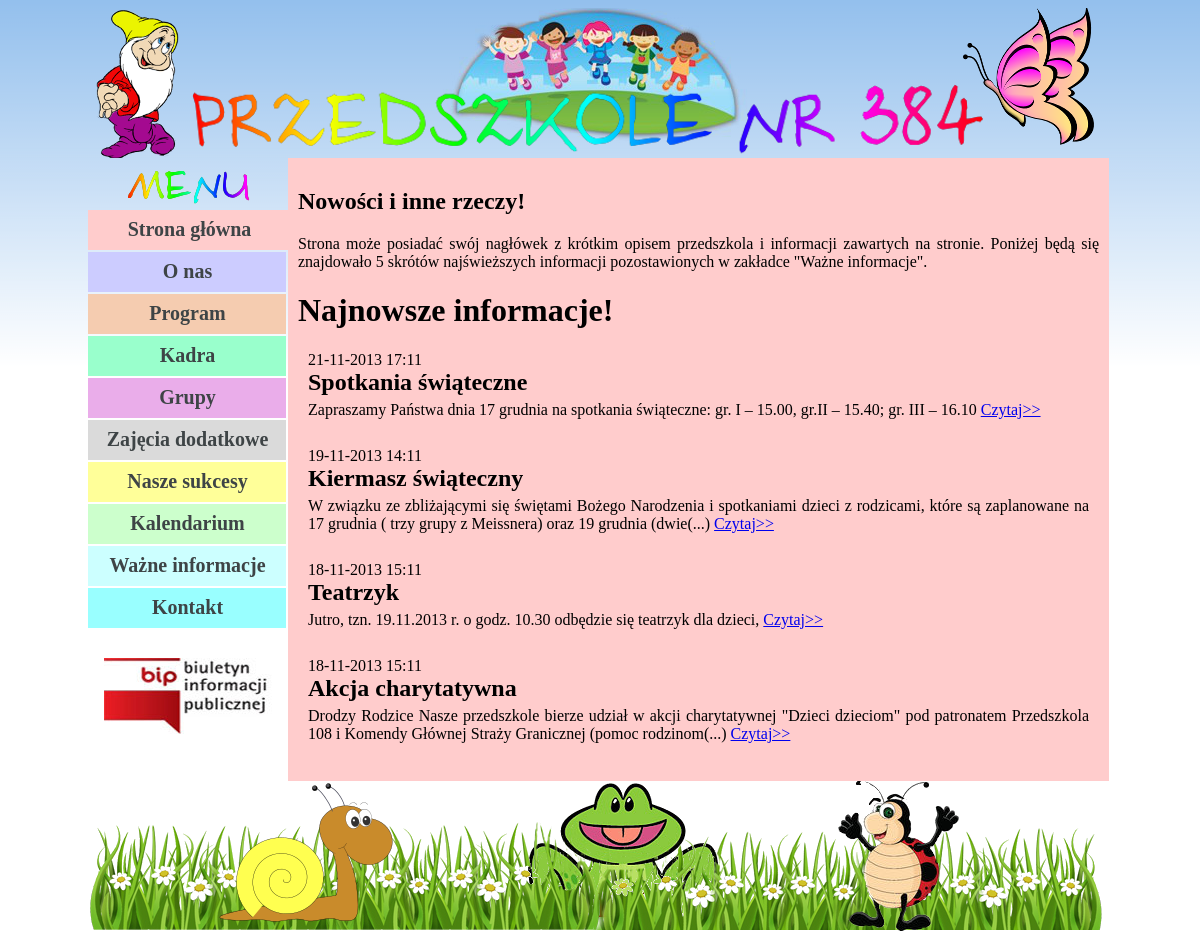
The page / on the database its author committed.
### tables this page shows
CREATE TABLE IF NOT EXISTS `sites` (
  `id` int(11) NOT NULL AUTO_INCREMENT,
  `name` varchar(50) NOT NULL,
  `link` varchar(50) NOT NULL,
  `type` varchar(50) NOT NULL,
  `active` tinyint(1) NOT NULL DEFAULT '0',
  `style` varchar(10) NOT NULL,
  `content` text NOT NULL,
  `pos` int(11) DEFAULT NULL,
  `parrent` varchar(20) NOT NULL,
  PRIMARY KEY (`id`),
  UNIQUE KEY `link` (`link`)
);

CREATE TABLE IF NOT EXISTS `news` (
  `id` int(11) NOT NULL AUTO_INCREMENT,
  `date` timestamp NOT NULL DEFAULT CURRENT_TIMESTAMP,
  `title` varchar(255) NOT NULL,
  `content` text NOT NULL,
  PRIMARY KEY (`id`)
);

### model/sql.php (called while the page is built, shortened)
<?php
class sql{
    private function query ($q){
        $result = mysql_query($q);
        return $result;
    }
    private function to_array($q){
        return mysql_fetch_assoc($this->query($q));
    }
    public function select_sites(){
        $q = 'SELECT * FROM sites ORDER BY pos ASC;';
        return $this->query($q);
    }
    public function select_site($site){
        $q = 'SELECT * FROM sites WHERE link = "'.$site.'";';
        return $this->to_array($q);
    }
    public function select_info_main(){
        $q = 'SELECT * FROM news ORDER BY date DESC LIMIT 5;';
        return $this->query($q);
    }
}

### controller/show.php (the view, shortened to what this page needs)
<?php
   require_once '/model/sql.php';
class bundle{
    public function content($site){
        if ($site == '') {
            $site = 'main';
        }
        $sql = new sql;
        $data = $sql->select_site($site);
        $content = $data['content'];
        if ($data['type'] == 'main'){
            $content.='<div><h1>Najnowsze informacje!</h1>';
            $result = $sql->select_info_main();
            while ($row = mysql_fetch_assoc($result)){
                $info[]=$row;
            }
            foreach($info as $news){
                $content .= '<div class="info">
                                '.date('d-m-Y H:m',strtotime($news['date'])).'<br>
                                <h2>'.$news['title'].'</h2>';
                $text = (strlen($news['content']) > 200)?substr($news['content'],0,strpos($news['content'],' ',180)).'(...)':$news['content'];
                $content .= $text.' <a href="/przedszkole/informacje">Czytaj>></a><br><br></div>';
            }
            $content .='</div>';
        }
        $content.='<script type="text/javascript">
                            $(document).ready(function() {
                                $(".fancybox").fancybox();
                            });
                       </script> ';
        return $content;
    }
    public function menu($request){
        if ($request == '') {
            $request = 'main';
        }
        $sql = new sql();
        $result = $sql->select_sites();
        while ($row = mysql_fetch_assoc($result)){
            $sites[] = $row;
        }
        $menu = '';
        foreach ($sites as $site){
            if ($site['active'] == 1 && $site['parrent'] == '/'){
                $menu .= '<a href = "/przedszkole/'.$site['link'].'" class = "menu ';
                $menu .= ($request==$site['link'])?'selected ':'';
                $menu .= $site['style'].'">'.$site['name'].'</a>';
            }
        }
        return $menu;
    }
}

### styles/style.css (style rules this page uses)
#left a { clear:left; height:32px; width:197px; display:block; margin:2px 0 0 0; padding:8px 0 0 1px; text-decoration:none; text-align:center; font-size: 20px; font-weight:bold; color:#3e4446; }
.selected { overflow:visible; width:201px !important; }
.bg1 { background-color:#ffcccc; }
.bg2 { background-color:#ccccff; }
.bg3 { background-color:#99ffcc; }
.bg4 { background-color:#F5CCB0; }
.bg5 { background-color:#EAADEA; }
.bg6 { background-color:#dadada; }
.bg7 { background-color:#ffff99; }
.bg8 { background-color:#ccffcc; }
.bg9 { background-color:#ccffff; }
.bg11 { background-color:#99ffff; }
.info { margin: 10px; }
.info h2 { margin-top: 0; margin-bottom: 5px; }

### rows shown on the page
sites: name "Strona główna"
sites: name "O nas"
sites: name "Program"
sites: name "Kadra"
sites: name "Grupy"
sites: name "Zajęcia dodatkowe"
sites: name "Nasze sukcesy"
sites: name "Kalendarium"
sites: name "Ważne informacje"
sites: name "Kontakt"
news: date "21-11-2013 17:11", title "Spotkania świąteczne", content "Zapraszamy Państwa dnia 17 grudnia na spotkania świąteczne: gr. I – 15.00, gr.II – 15.40; gr. III – 16.10"
news: date "19-11-2013 14:11", title "Kiermasz świąteczny", content "W związku ze zbliżającymi się świętami Bożego Narodzenia i spotkaniami dzieci z rodzicami, które są zaplanowane na 17 grudnia ( trzy grupy z Meissnera) oraz 19 grudnia (dwie(...)"
news: date "18-11-2013 15:11", title "Teatrzyk", content "Jutro, tzn. 19.11.2013 r. o godz. 10.30 odbędzie się teatrzyk dla dzieci,"
news: date "18-11-2013 15:11", title "Akcja charytatywna", content "Drodzy Rodzice Nasze przedszkole bierze udział w akcji charytatywnej \"Dzieci dzieciom\" pod patronatem Przedszkola 108 i Komendy Głównej Straży Granicznej (pomoc rodzinom(...)"
